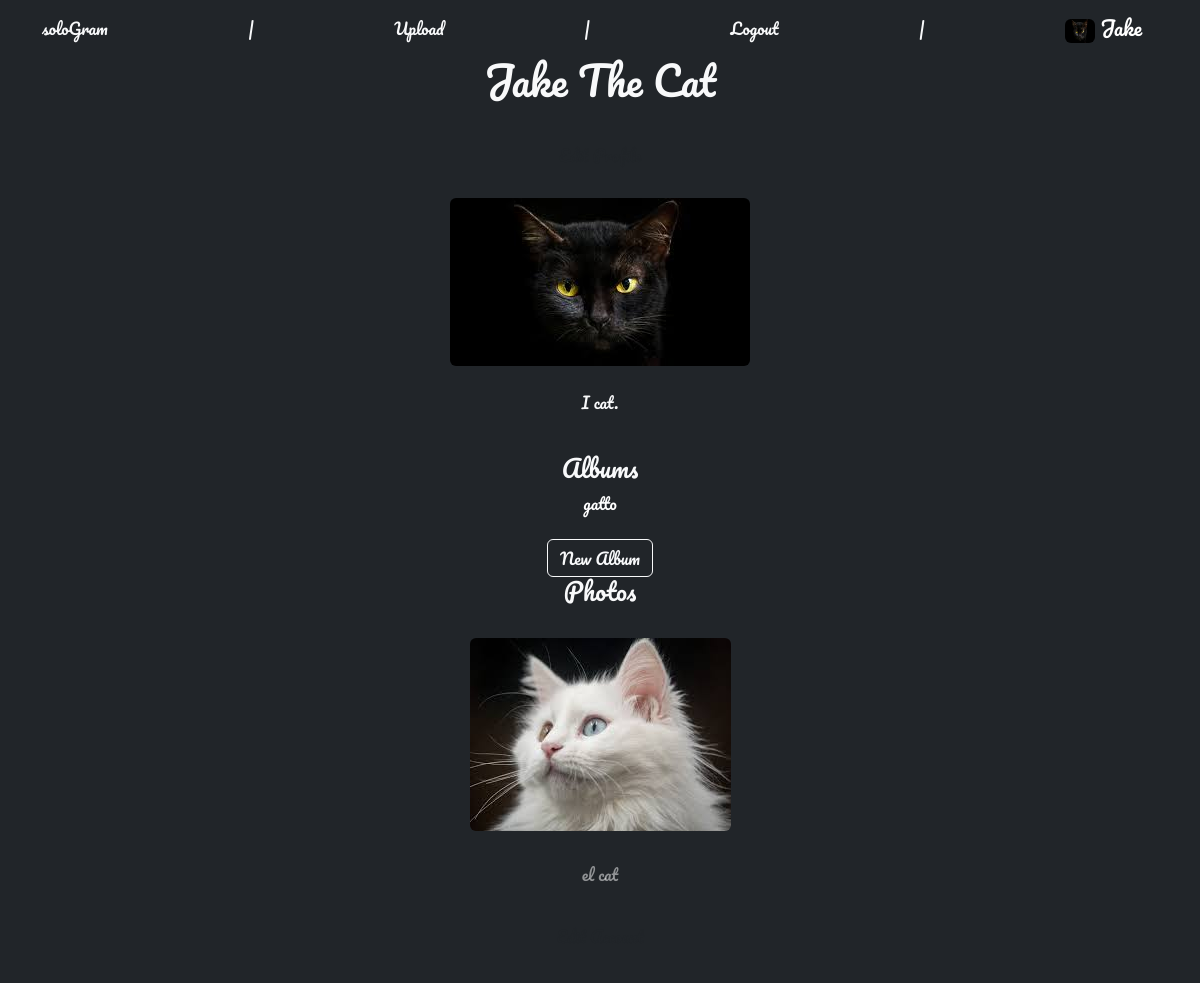
Screenshot of /comrades/profile/2 (signed in) with the database file from the repository.
### theFeed/models.py (models this page shows, shortened)
class Profile(models.Model):
    user = models.OneToOneField(User, null=True, on_delete=models.CASCADE, related_name='profile')
    about_me = models.TextField(null=True)
    profile_pic = models.ImageField(null=True, blank=False, upload_to='images/', default='static\img\missing_avatar.png')
    created_at = models.DateTimeField(auto_now_add=True)
    updated_at = models.DateTimeField(auto_now=True)

class Album(models.Model):
    title = models.CharField(max_length=256, null=False, blank=False)
    author = models.ForeignKey(User, on_delete=models.CASCADE, related_name='albums')
    posted_on = models.DateField(auto_now_add=True)
    created_at = models.DateTimeField(auto_now_add=True)
    updated_at = models.DateTimeField(auto_now=True)

class Post(models.Model):
    title = models.CharField(max_length=256, null=False, blank=False)
    album = models.ForeignKey(Album, null=True, on_delete=models.SET_NULL, related_name='posts')
    description = models.TextField()
    file = models.ImageField(null=True, blank=False, upload_to='images/')
    author = models.ForeignKey(User, on_delete=models.CASCADE, related_name='post')
    likes = models.ManyToManyField(User, related_name='post_likes')
    posted_on = models.DateField(auto_now_add=True)
    created_at = models.DateTimeField(auto_now_add=True)
    updated_at = models.DateTimeField(auto_now=True)
    class Meta:
        ordering = ('-created_at',)

### comrades/views.py (the view)
# urls.py: path('profile/<int:pk>', AccountView.as_view(), name='profile'),
class AccountView(generic.DetailView):
    model = User
    template_name = 'account.html'

### comrades/templates/account.html (shortened to what this page needs)
{% extends 'base.html' %}
{% block content %}
    {% if user.is_authenticated %}
    <h1 style="animation: pulse 15s infinite alternate; font-family: 'Pacifico';">{{ user.first_name }} {{ user.last_name }}</h1><br>
        {% if request.user.id == user.id %}
            {% if request.user.profile %}
                <a style="animation: pulse 2.3s infinite alternate; font-family: 'Pacifico';" class="btn btn-outline" href="{% url 'edit_profile' user.id %}">Edit Profile</a><br><br>
            {% else %}
                <a style="animation: pulse 2.3s infinite alternate; font-family: 'Pacifico';" class="btn btn-outline" href="{% url 'create_profile' %}">Create Profile</a><br><br>
            {% endif %}
        {% endif %}
        {% if user.profile %}
            <img  style="max-width: 100%;" class="rounded" src="{{ MEDIA_URL }}{{ user.profile.profile_pic.url }} " alt="profile picture"><br>
        {% endif %}
        <br>
        <p>{{ user.profile.about_me }}</p><br>
        {% if request.user.id == user.id %}
            <h4 style="animation: flicker 2.7s infinite alternate; font-family: 'Pacifico';">Albums</h4>
            {% for album in user.albums.all %}
                <a style="animation: flicker .1s infinite alternate; font-family: 'Pacifico'; text-decoration: none; color: white;" href="{% url 'album' album.pk %}">{{ album.title }}</a><br>
            {% endfor %}
            <br><a style="animation: redflicker 1.6s infinite alternate; font-family: 'Pacifico';" class="btn btn-outline-light" href="{% url 'albumCreate' %}">New Album</a><br>
        {% endif %}
        <h4 style="animation: flicker 2.7s infinite alternate; font-family: 'Pacifico';">Photos</h4>
        {% for post in user.post.all %}
            <br>
            <a href="{% url 'post-details' post.pk %}"><img class="rounded" style="max-width: 100%;" src="{{ post.file.url }}" alt="post image"></a>
            <br><br>
            <a style="animation: pulse 2.5s infinite alternate; font-family: 'Pacifico';" class="btn btn-outline text-white-50" href="{% url 'post-details' post.pk %}">{{ post.title }}</a>
            <br>
        {% endfor %}
        {% if request.user.id == user.id %}
        <br><a style="animation: pulse 2.3s infinite alternate; font-family: 'Pacifico';" class="btn btn-outline" href="{% url 'edit_account' user.id %}">Edit Account</a>
        {% endif %}
        <br>
    {% endif %}
{% endblock %}

### theFeed/Templates/base.html (shortened to what this page needs)
<!doctype html>
<html lang="en">
<head>
        {% load static %}
    <link href="https://cdn.jsdelivr.net/npm/bootstrap@5.2.0-beta1/dist/css/bootstrap.min.css" rel="stylesheet">
</head>
<body class="text-light text-center bg-dark" style="min-height: 1000px; font-family: 'Pacifico';">
    <nav class="navbar bg-transparent text-light">
        <div class="container">
            {% if user.is_authenticated %}
                <a style="animation: flicker 5.9s infinite alternate; font-family: 'Pacifico';" class="nav-link" href="{% url 'home' %}">soloGram</a> |
                <a style="animation: pulse 1.2s infinite alternate; font-family: 'Pacifico';" class="nav-link" href="{% url 'upload' %}">Upload</a> |
                <a style="animation: redflicker 1.9s infinite alternate; font-family: 'Pacifico';" class="nav-link" href="{% url 'logout' %}" >Logout</a> |
                <a style="animation: pulse 1.9s infinite alternate; font-family: 'Pacifico'; color: white;" class="navbar-brand" href="{% url 'profile' request.user.id %}">
                {% if request.user.profile.profile_pic %}
                    <img class="rounded" src="{{ MEDIA_URL }}{{ request.user.profile.profile_pic.url }}" alt="" width="30" height="24">  {{ request.user.first_name }}</a>
                {% else %}
                    <a id="nava" style="animation: pulse 1.2s infinite alternate; font-family: 'Pacifico';" class="nav-link" href="{% url 'profile' request.user.id %}">  {{ request.user.first_name }}</a>
                {% endif %}
            {% else %}
            <a id="nava" style="animation: redflicker 1.5s infinite alternate; font-family: 'Pacifico';" class="nav-link" href="{% url 'login' %}">soloGram</a>
            {% endif %}
        </div>
    </nav>
    <div class="container">
    {% block content %}
    {% endblock %}
    </div>
    <br>
</body>
</html>

### theFeed/Templates/base.html (style rules this page uses)
a { position: relative; top: 0; transition: top ease 0.5s; }

### rows the page displays
Album: title "gatto"
Post: file (picture), title "el cat"

### other values shown
{{ request.user.first_name }} "Jake"
{{ user.first_name }} "Jake"
{{ user.last_name }} "The Cat"
{{ user.profile.about_me }} "I cat."
